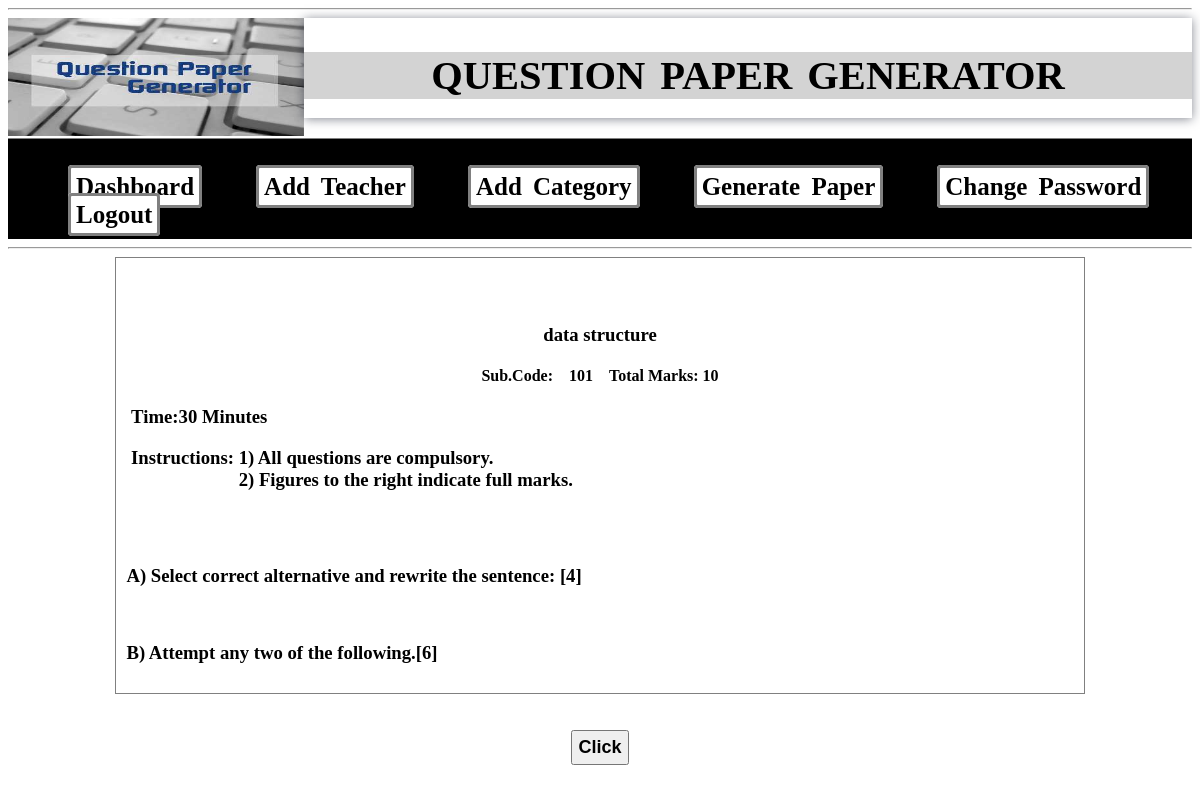
The app's page /admin/create-paper10.php?sid=101, older data.
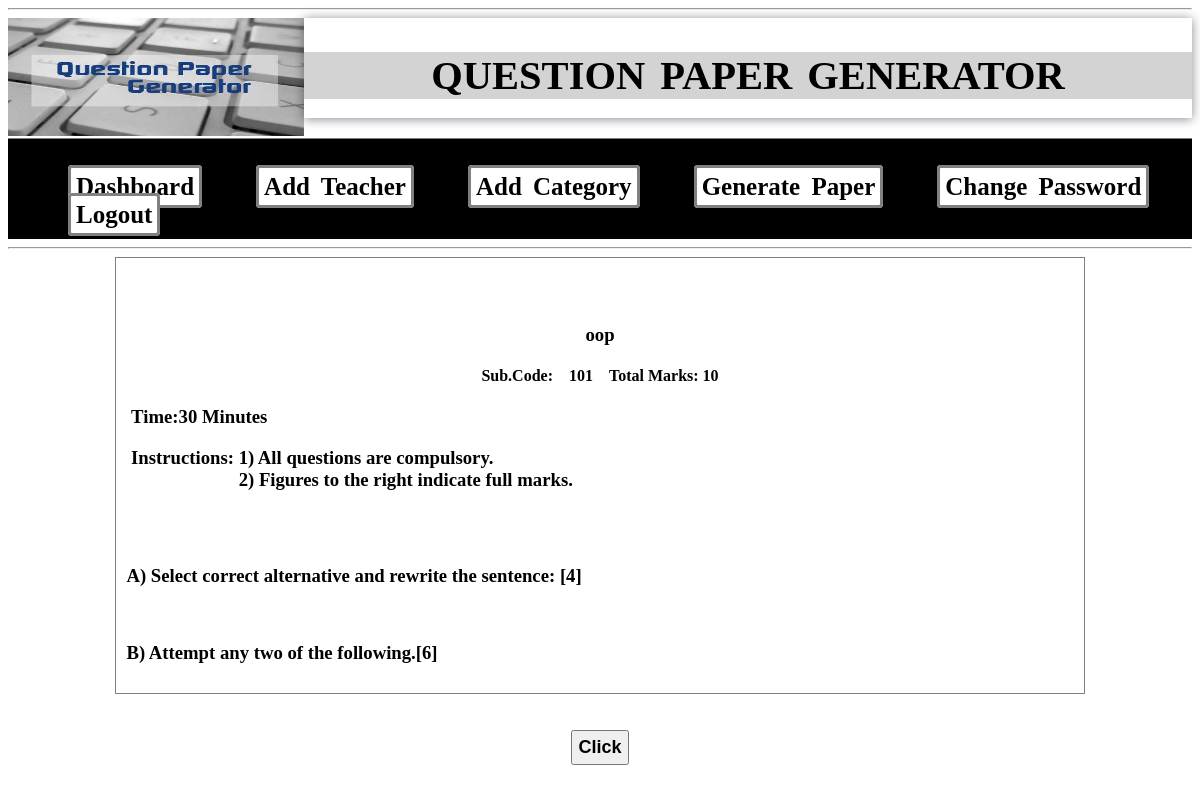
The same page, newer data.
### tables this page shows
CREATE TABLE IF NOT EXISTS `addsubject` (
  `sid` int(10) NOT NULL,
  `sname` varchar(255) NOT NULL,
  `tid` int(11) NOT NULL,
  `qstatus` varchar(100) NOT NULL,
  PRIMARY KEY (`sid`)
);

### admin/create-paper10.php (the view, shortened to what this page needs)
<html>
<head>
<link rel="stylesheet" type="text/css" href="css/style1.css">
</head>
<body><hr>
   <?php
    include 'header1.php';
	?>
	<div id="output" style="background-color:white;width:80%;margin:0 auto;height:auto;padding:10px;border:1px solid grey;">
	       <div id="head" align="center">
 <?php
				 include 'conection.php';
		$queryS ="SELECT * FROM addsubject WHERE sid=".$_GET['sid'];
		$resultS=mysqli_query($con,$queryS);
		$rows=mysqli_fetch_assoc($resultS)
	?>
<br><br>
<h3><?php echo $rows['sname'];?></h3>
<h4>Sub.Code:&nbsp;&nbsp;&nbsp;
<?php echo $rows['sid'];?>
&nbsp;&nbsp;&nbsp;&nbsp;Total Marks: 10</h4>
</div>
<div id="day_date" style="text-align:left;">
<h3>&nbsp;Time:30 Minutes</h3>
<h3>&nbsp;Instructions:&nbsp;1) All questions are compulsory.<br>&nbsp;&nbsp;&nbsp;&nbsp;&nbsp;&nbsp;&nbsp;&nbsp;&nbsp;&nbsp;&nbsp;&nbsp;&nbsp;&nbsp;&nbsp;&nbsp;&nbsp;&nbsp;&nbsp;&nbsp;&nbsp;
                    &nbsp;&nbsp;2) Figures to the right indicate full marks.</h3>
</div>
<br>
<div id="mcq">
<br><h3>
A) Select correct alternative and rewrite the sentence:
<span>[4]</span>
</h3>
</div>
<div id="any_two">
<br><h3>B) Attempt any two of the following.[6]</h3>
</div>
</div><br><br>
<div align="center">
 <input type="button" value="Click" onclick="printDiv()" style="padding:5px; font-size:18px; font-weight:bold;">
</div>
</body>
</html>

Row changes from the older to the newer data that the page shows:
changed addsubject id 101: sname "data structure" → "oop"
